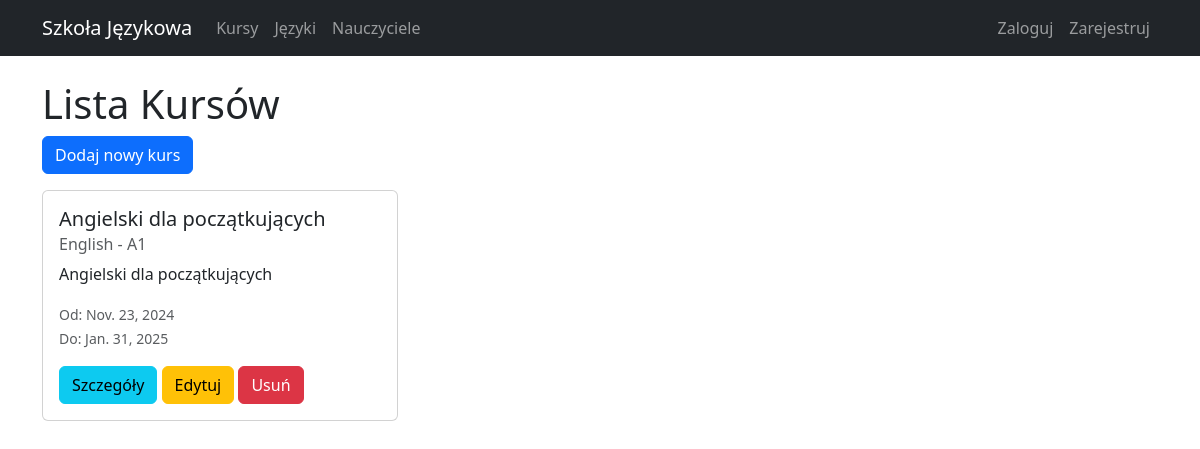
The page /courses/courses/ on the database as committed earlier.
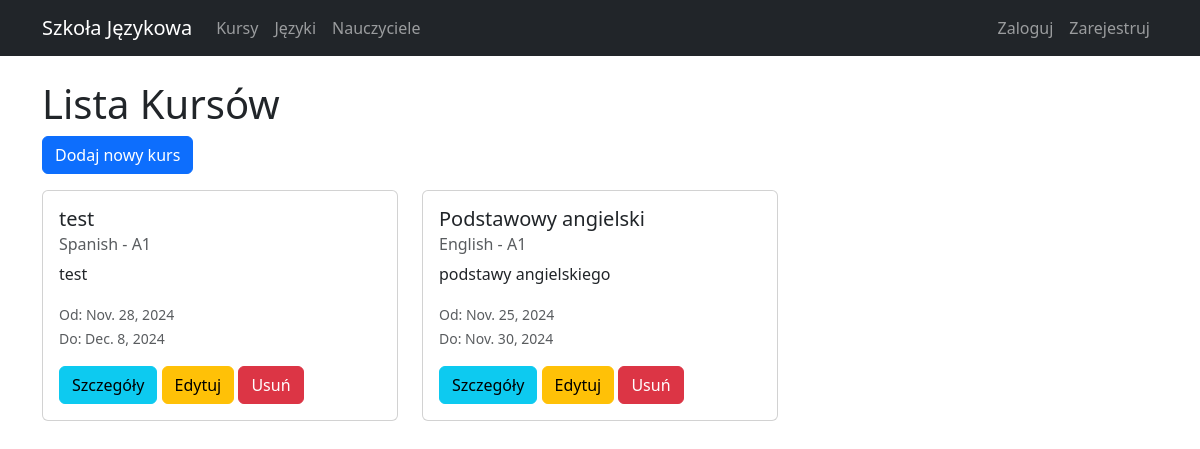
The same page on the database as committed later.
### courses/models.py (models this page shows, shortened)
class Course(models.Model):
    name = models.CharField(max_length=200)
    language = models.ForeignKey(Language, on_delete=models.CASCADE)
    level = models.ForeignKey(Level, on_delete=models.CASCADE)
    start_date = models.DateField()
    end_date = models.DateField()
    price = models.DecimalField(max_digits=8, decimal_places=2)
    max_students = models.IntegerField()
    description = models.TextField()
    is_active = models.BooleanField(default=True)

class Language(models.Model):
    name = models.CharField(max_length=50)
    code = models.CharField(max_length=2)  # np. 'en', 'de', 'es'
    def __str__(self):
        return self.name

class Level(models.Model):
    name = models.CharField(max_length=20)  # np. A1, A2, B1, B2, C1, C2
    description = models.TextField()
    def __str__(self):
        return self.name

### courses/views.py (the view)
# urls.py: path('courses/', views.CourseListView.as_view(), name='course-list'),
class CourseListView(ListView):
    model = Course
    template_name = 'courses/course_list.html'
    context_object_name = 'courses'
    ordering = ['-start_date']

### courses/templates/courses/course_list.html (shortened to what this page needs)
{% extends 'courses/base.html' %}
{% block content %}
<div class="row">
    <div class="col">
        <h1>Lista Kursów</h1>
        <a href="{% url 'courses:course-create' %}" class="btn btn-primary mb-3">Dodaj nowy kurs</a>
    </div>
</div>
<div class="row">
    {% for course in courses %}
    <div class="col-md-4 mb-4">
        <div class="card">
            <div class="card-body">
                <h5 class="card-title">{{ course.name }}</h5>
                <h6 class="card-subtitle mb-2 text-muted">{{ course.language }} - {{ course.level }}</h6>
                <p class="card-text">{{ course.description|truncatewords:30 }}</p>
                <p class="card-text">
                    <small class="text-muted">
                        Od: {{ course.start_date }}<br>
                        Do: {{ course.end_date }}
                    </small>
                </p>
                <a href="{% url 'courses:course-detail' course.pk %}" class="btn btn-info">Szczegóły</a>
                <a href="{% url 'courses:course-update' course.pk %}" class="btn btn-warning">Edytuj</a>
                <a href="{% url 'courses:course-delete' course.pk %}" class="btn btn-danger">Usuń</a>
            </div>
        </div>
    </div>
    {% empty %}
    <div class="col">
        <p>Brak dostępnych kursów.</p>
    </div>
    {% endfor %}
</div>
{% endblock %}

Rows that differ between the two databases and show on the page:
added Course: name "test", language "Spanish", level "A1", description "test", start_date "Nov. 28, 2024", end_date "Dec. 8, 2024"
changed Course "English": name "Angielski dla początkujących" → "Podstawowy angielski"; description "Angielski dla początkujących" → "podstawy angielskiego"; start_date "Nov. 23, 2024" → "Nov. 25, 2024"; end_date "Jan. 31, 2025" → "Nov. 30, 2024"
